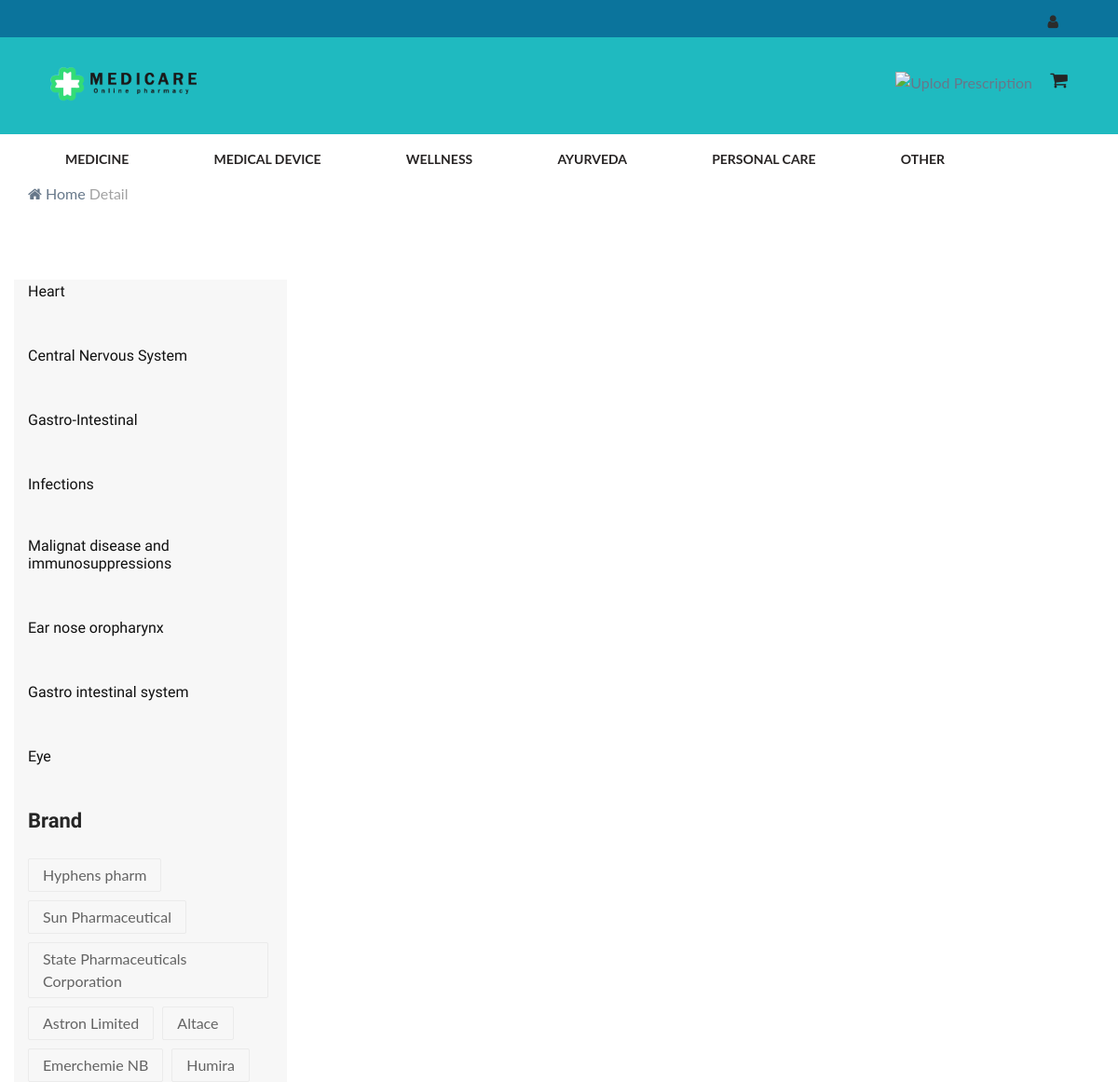
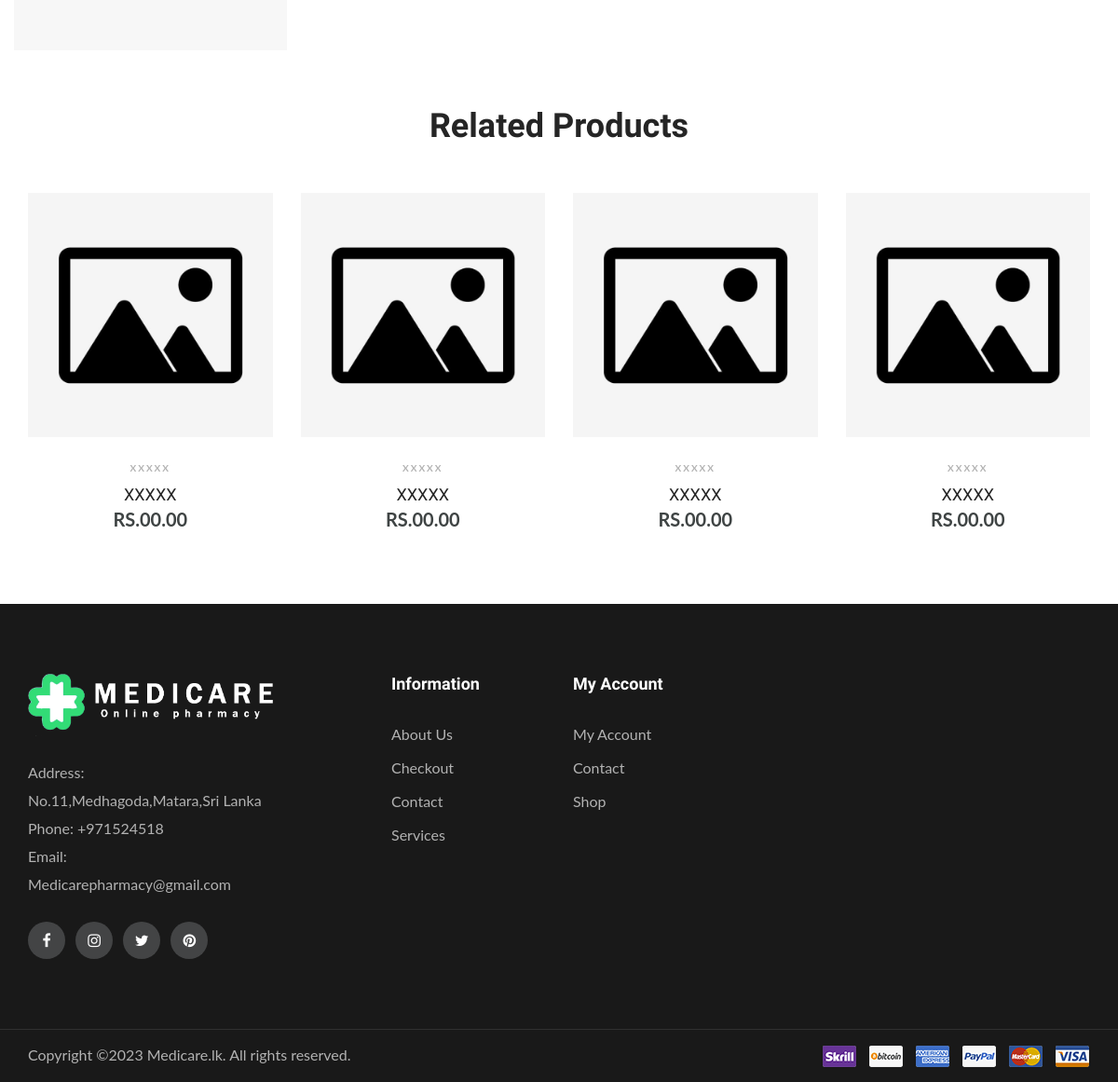
/item.php, run on the app's committed database (2 pictures, top to bottom).
### tables this page shows
CREATE TABLE `category` (
  `c_id` int(50) NOT NULL,
  `c_name` varchar(50) NOT NULL,
  `c_type` varchar(50) NOT NULL,
  `time` timestamp NOT NULL DEFAULT current_timestamp(),
  `front_display` tinyint(1) NOT NULL
);

### item.php (the view, shortened to what this page needs)
<!DOCTYPE html>
<html lang>
<head>
    <link rel="stylesheet" href="css/bootstrap.min.css" type="text/css">
    <link rel="stylesheet" href="css/font-awesome.min.css" type="text/css">
    <link rel="stylesheet" href="css/themify-icons.css" type="text/css">
    <link rel="stylesheet" href="css/elegant-icons.css" type="text/css">
    <link rel="stylesheet" href="css/owl.carousel.min.css" type="text/css">
    <link rel="stylesheet" href="css/nice-select.css" type="text/css">
    <link rel="stylesheet" href="css/jquery-ui.min.css" type="text/css">
    <link rel="stylesheet" href="css/slicknav.min.css" type="text/css">
    <link rel="stylesheet" href="css/style.css" type="text/css">
</head>
<body>
        <div class="navb1">
        <div class="header-top ">
         <nav class="navbar navbar-custom navbar-expand-md ">
            <div class="container">
                <?php
                if(isset($_SESSION["first_name"]) && $_SESSION["first_name"]!=""){
                    $name= $_SESSION["first_name"];
                    echo '<div class="ht-right">
                    <span class="text-dark">Welcome!</span><a class="text-white" href="my_account.php" class="login-panel">'.$name.'</>
                    <a href="logout.php" class="login-panel"><i class="fa fa-sign-out"></i></a>
                    <div class="lan-selector">
                    </div>
                    </div>';
                }else
                {
                echo'<div class="ht-right">
                <a href="login.php" class="login-panel"><i class="fa fa-user"></i></a>
                <div class="lan-selector">
                </div>
            </div>
        </div>';
             } ?>
            </div>
        </div>
            <div class="inner-header">
                <div class="container">
                    <div class="row justify-content-md-center">
                    <div class="row align-items-center">
                    <div class="row">
                        <div class="col-lg-2 col-md-2">
                            <div class="logo">
                                <a href="home_page.php">
                                    <img src="img\slidephoto\logo1.png" alt="Medicare online pharmacy">
                                </a>
                            </div>
                        </div>
                        <div class="col-lg-7 col-md-7">
                            <div class="advanced-search">
                                <div class="input-group">
                                </div>
                            </div>
                        </div>
                        <div class="col-lg-3 text-right col-md-3">
                            <ul class="nav-right">
                            <a href="Prescription.php">
                            <img src="https://img.icons8.com/fluency-systems-filled/22/null/file-prescription.png"alt="Uplod Prescription"/>
                                </a>
                                <li class="cart-icon">
                                    <a href="testcheckout.php">
                                    <i class="fa fa-shopping-cart" aria-hidden="true"></i>
                                    </a>
                                </li>
                            </ul>
                        </div>
                    </div>
                </div>
            </div>
        </div>
    </div>
        <div class="nav-item">
            <div class="container">
                <div class="nav-depart">
                <nav class="nav-menu mobile-menu">
                <ul>
                    <li><a class="<?php if($_GET['type'] == 'Medicine'){echo "active text-white";} ?>" href="medicine_list.php?type=Medicine">Medicine</a></li>
                    <li><a class="<?php if($_GET['type'] == 'Mediacal Divice'){echo "active text-white";} ?>" href="medicine_list.php?type=Mediacal Divice">Medical device</a></li>
                    <li><a class="<?php if($_GET['type'] == 'Wellenss'){echo "active text-white";} ?>" href="medicine_list.php?type=Wellenss">Wellness</a></li>
                    <li ><a class="<?php if($_GET['type'] == 'Aurwedha'){echo "active text-white";} ?>" href="medicine_list.php?type=Aurwedha">Ayurveda</a> </li>
                    <li><a class="<?php if($_GET['type'] == 'Personal Care'){echo "active text-white";} ?>" href="medicine_list.php?type=Personal Care">Personal Care</a></li>
                    <li><a  class="<?php if($_GET['type'] == 'Other'){echo "active text-white";} ?>" href="medicine_list.php?type=Other">Other</a></li>
                </ul>
                </nav>
                </div>
            </div>
        </div>
        <div class="breacrumb-section">
            <div class="container">
                <div class="row">
                    <div class="col-lg-12">
                        <div class="breadcrumb-text product-more">
                            <a href="home_page.php"><i class="fa fa-home"></i> Home</a>
                            <span>Detail</span>
                        </div>
                    </div>
                </div>
            </div>
        </div>
        <section class="product-shop spad page-details">
            <div class="container">
                <div class="row">
                    <div class="col-lg-3" style="background-color: #f7f7f7;">
                        <div class="filter-widget">
                            <ul class="filter-catagories">
                                <?php
                                    include 'db_connection.php';
                                    if(isset($_GET['type'])){
                                        $type = $_GET['type'];
                                    }
                                    else{
                                        $type= "Medicine";
                                    }
                                    $sql = "SELECT * FROM category WHERE c_type='".$type."'";
                                        $result = mysqli_query($connection, $sql);
                                        if($result->num_rows>0){
                                            while($row=$result->fetch_assoc()){
                                        echo
                                                '
                                                <div class="filter-widget">
                                                <ul class="filter-catagories">
                                                    <li><a href="view_items.php?cat='.$row["c_type"].'"> <h6>'.$row["c_name"].'</h6></a></li>
                                                </ul>
                                                </div>
                                                ';
                                            }
                                        }
                                        else{
                                            echo "no result found";
                                        }
                                ?>
                            </ul>
                        </div>
                        <div class="filter-widget">
                            <h4 class="fw-title">Brand</h4>
                            <div class="fw-tags">
                                <a href="https://www.hyphens.com.sg/">Hyphens pharm</a>
                                <a href="https://sunpharma.com/">Sun Pharmaceutical</a>
                                <a href="https://www.spc.lk/">State Pharmaceuticals Corporation</a>
                                <a href="https://www.astron.lk/">Astron Limited</a>
                                <a href="https://www.webmd.com/drugs/2/drug-8982/altace-oral/details">Altace</a>
                                <a href="https://emerchemie.lk/">Emerchemie NB</a>
                                <a href="#https://www.humira.com/">Humira</a>
                            </div>
                        </div>
                    </div>
                    </div>
                </div>
        </section>
        <div class="related-products spad">
            <div class="container">
                <div class="row">
                    <div class="col-lg-12">
                        <div class="section-title">
                            <h2>Related Products</h2>
                        </div>
                    </div>
                </div>
                <div class="row">
                    <div class="col-lg-3 col-sm-6">
                        <div class="product-item">
                            <div class="pi-pic">
                                <img src="img\slidephoto\photo.jpg" alt="">
                            </div>
                            <div class="pi-text">
                                <div class="catagory-name">xxxxx</div>
                                <a href="#">
                                    <h5>XXXXX</h5>
                                </a>
                                <div class="product-price">
                                    RS.00.00
                                </div>
                            </div>
                        </div>
                    </div>
                    <div class="col-lg-3 col-sm-6">
                        <div class="product-item">
                            <div class="pi-pic">
                                <img src="img\slidephoto\photo.jpg" alt="">
                            </div>
                            <div class="pi-text">
                                <div class="catagory-name">xxxxx</div>
                                <a href="#">
                                    <h5>XXXXX</h5>
                                </a>
                                <div class="product-price">
                                    RS.00.00
                                </div>
                            </div>
                        </div>
                    </div>
                    <div class="col-lg-3 col-sm-6">
                        <div class="product-item">
                            <div class="pi-pic">
                                <img src="img\slidephoto\photo.jpg" alt="">
                            </div>
                            <div class="pi-text">
                                <div class="catagory-name">xxxxx</div>
                                <a href="#">
                                    <h5>XXXXX</h5>
                                </a>
                                <div class="product-price">
                                    RS.00.00
                                </div>
                            </div>
                        </div>
                    </div>
                    <div class="col-lg-3 col-sm-6">
                        <div class="product-item">
                            <div class="pi-pic">
                                <img src="img\slidephoto\photo.jpg" alt="">
                            </div>
                            <div class="pi-text">
                                <div class="catagory-name">xxxxx</div>
                                <a href="#">
                                    <h5>XXXXX</h5>
                                </a>
                                <div class="product-price">
                                    RS.00.00
                                </div>
                            </div>
                        </div>
                    </div>
                </div>
            </div>
        </div>
        <footer class="footer-section">
            <div class="container">
                <div class="row">
                    <div class="col-lg-3">
                        <div class="footer-left">
                            <div class="footer-logo">
                                <a href="home_page.php"><img src="img\slidephoto\logo2.png" alt="Medicare online pharmacy"></a>
                            </div>
                            <ul>
                                <li>Address: No.11,Medhagoda,Matara,Sri Lanka</li>
                                <li>Phone: +971524518</li>
                                <li>Email: Medicarepharmacy@gmail.com</li>
                            </ul>
                            <div class="footer-social">
                                <a href="#"><i class="fa fa-facebook"></i></a>
                                <a href="#"><i class="fa fa-instagram"></i></a>
                                <a href="#"><i class="fa fa-twitter"></i></a>
                                <a href="#"><i class="fa fa-pinterest"></i></a>
                            </div>
                        </div>
                    </div>
                    <div class="col-lg-2 offset-lg-1">
                        <div class="footer-widget">
                            <h5>Information</h5>
                            <ul>
                                <li><a href="#">About Us</a></li>
                                <li><a href="check-out.php">Checkout</a></li>
                                <li><a href="contact.php">Contact</a></li>
                                <li><a href="#">Services</a></li>
                            </ul>
                        </div>
                    </div>
                    <div class="col-lg-2">
                        <div class="footer-widget">
                            <h5>My Account</h5>
                            <ul>
                                <li><a href="my_account.php">My Account</a></li>
                                <li><a href="contact.php">Contact</a></li>
                                <li><a href="home_page.php">Shop</a></li>
                            </ul>
                        </div>
                    </div>
                </div>
            </div>
            <div class="copyright-reserved">
                <div class="container">
                    <div class="row">
                        <div class="col-lg-12">
                        <div class="copyright-text">
                            Copyright &copy;<script>document.write(new Date().getFullYear());</script> Medicare.lk. All rights reserved.
                            </div>
                            <div class="payment-pic">
                                <img src="img/payment-method.png" alt="">
                            </div>
                        </div>
                    </div>
                </div>
            </div>
        </footer>
</body>
</html>

### item.php (style rules this page uses)
a { color: #67788a; text-decoration: none; background-color: transparent; }

### data on the page
category: c_name "Heart"
category: c_name "Central Nervous System"
category: c_name "Gastro-Intestinal"
category: c_name "Infections"
category: c_name "Malignat disease and immunosuppressions"
category: c_name "Ear nose oropharynx"
category: c_name "Gastro intestinal system"
category: c_name "Eye"
